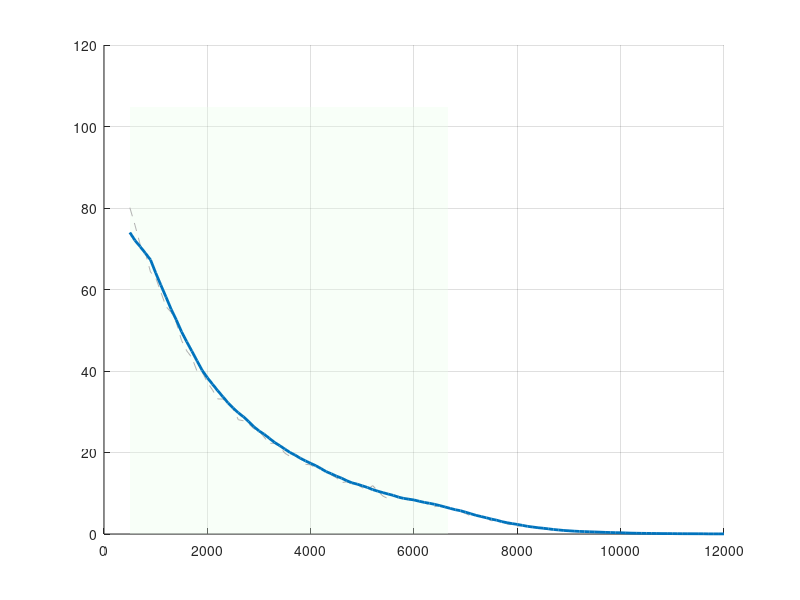

Reproduce this figure in MATLAB. (Note: this script raises an error after producing the figure.)
clc; clear; close all;

%% =========================
% 1. SYSTEM PARAMETERS
% =========================
% Đề tài: Thiết kế hiệu năng mạng Wi-Fi cho hệ thống UAV truyền video thời gian thực
% Chuẩn: IEEE 802.11ac (Wi-Fi 5), 5 GHz, Point-to-Point GCS <-> UAV
%
% Tham số phần cứng (khớp lý thuyết Chương 4.1):
%   UAV : NVIDIA Jetson Nano + Intel 8265NGW
%   GCS : Access Point anten định hướng

fc     = 5e9;       % Tần số sóng mang (Hz)
c      = 3e8;       % Vận tốc ánh sáng (m/s)
lambda = c / fc;    % Bước sóng: 0.06 m
Pt     = 20;        % Công suất phát UAV (dBm) - khớp lý thuyết Ch.4.1
Gt     = 2;         % Gain anten UAV: dipole/film đa hướng (dBi) - Ch.2.2
Gr     = 18;        % Gain anten GCS: định hướng (dBi) - Ch.4.1
ht     = 50;        % Độ cao UAV (m) - kịch bản bay tuần tra
hr     = 2;         % Độ cao anten GCS mặt đất (m)
BW     = 40e6;      % Băng thông kênh 802.11ac (Hz) - Ch.4.1

% Noise (khớp công thức lý thuyết Ch.4.2.4)
NF     = 7;                          % Noise Figure máy thu (dB)
N0     = -174 + 10*log10(BW) + NF;  % Tổng nhiễu nhiệt nền (dBm)
I_mean = -90;                        % Nhiễu đồng kênh nền (dBm)

% Rician K-factor = 5 (mặc định Ch.4.2.3, UAV ở độ cao 50m, LOS tốt)
K = 5;

%% =========================
% 2. WIFI MCS TABLE
% =========================
% 802.11ac, 1 spatial stream, BW=40MHz (khớp lý thuyết Ch.4.2.5)
SNR_req  = [4  7  10  13  16  20  24  28];  % Ngưỡng SINR tối thiểu (dB)
PHY_rate = [13 26 39  52  78 104 117 130];  % Tốc độ PHY tương ứng (Mbps)
MAC_eff  = 0.7;                              % Hiệu suất MAC (overhead 802.11)
Packet_Size_bits = 1500 * 8;                 % Kích thước gói Ethernet (bits)

% Bảng p_loss theo từng MCS — khai báo NGOÀI vòng lặp (tránh tái tạo 57500 lần)
% Mô hình L2S: p_loss giảm đơn điệu khi MCS tăng
% Nguồn: IEEE 802.11ac-2013 Annex B; ITU-T G.1010 (2001); Perahia & Stacey (2013)
p_loss_table = [0.30, 0.15, 0.08, 0.05, 0.02, 0.01, 0.005, 0.002];
%               MCS0  MCS1  MCS2  MCS3  MCS4  MCS5  MCS6   MCS7

%% =========================
% 3. KHOẢNG CÁCH & CRITICAL DISTANCE
% =========================
% dc = 4*ht*hr/lambda = 4*50*2/0.06 = 6667 m
% → Phải mở rộng d để thấy đủ 3 vùng theo lý thuyết Ch.4.3.1:
%   Vùng 1 (An toàn)  : d < dc        → suy hao Free-Space (20 dB/decade)
%   Vùng 2 (Cảnh báo) : dc ~ 1.5*dc   → chuyển tiếp
%   Vùng 3 (Sụp đổ)   : d > dc        → suy hao Two-Ray (40 dB/decade)
dc = (4 * ht * hr) / lambda;
fprintf('=== Khoảng cách tới hạn dc = %.0f m ===\n', dc);

d  = 500 : 100 : 12000;   % 500 m – 12 km, bước 100 m
Nd = length(d);

%% =========================
% 4. MONTE CARLO SETUP
% =========================
Nrun = 500;  % Đủ lớn để kết quả hội tụ ổn định

Throughput_all = zeros(Nrun, Nd);
SINR_all       = zeros(Nrun, Nd);
PacketLoss_all = zeros(Nrun, Nd);
Latency_all    = zeros(Nrun, Nd);

%% =========================
% 5. MAIN SIMULATION LOOP
% =========================
for k = 1:Nrun
    for i = 1:Nd

        % ===== Mô hình Two-Ray Ground Reflection (Ch.4.2.1) =====
        % Vùng gần (d <= dc): Free-Space, suy hao ~ d^2
        % Vùng xa  (d >  dc): Two-Ray, suy hao ~ d^4
        if d(i) <= dc
            PL = 20*log10(d(i)) + 20*log10(4*pi / lambda);
        else
            PL_dc = 20*log10(dc) + 20*log10(4*pi / lambda);
            PL    = PL_dc + 40*log10(d(i) / dc);
        end
        Pr_base = Pt + Gt + Gr - PL;

        % ===== Shadowing Log-Normal (Ch.4.2.2): sigma = 3 dB =====
        % Giới hạn dao động ở mức ±2σ (±6 dB) để tránh sụt giảm phi vật lý
        shadowing   = randn * 3;         % N(0,9): σ=3dB, KHÔNG clipping (Rappaport 2002 Sec 3.3)
        Pr_shadowed   = Pr_base + shadowing;

        % ===== Rician Fading (Ch.4.2.3) - công thức đúng =====
        % h = sqrt(K/(K+1)) + sqrt(1/(2*(K+1))) * (N(0,1) + jN(0,1))
        LOS_amp  = sqrt(K / (K + 1));
        
        NLOS_amp = sqrt(1 / (2*(K+1))) * (randn + 1i*randn);  % Gaussian phức, KHÔNG clipping (Simon & Alouini 2005)
        
        fading   = LOS_amp + NLOS_amp;
        Pr       = Pr_shadowed + 20*log10(abs(fading));

        % ===== Nhiễu & SINR (Ch.4.2.4) =====
        % Giới hạn nhiễu dao động ở mức ±2σ (±4 dB)
        I_inst = I_mean + randn * 2;   % Nhiễu tức thời, KHÔNG clipping (Tse & Viswanath 2005)
        NI_mW         = 10^(N0/10) + 10^(I_inst/10);
        SINR          = Pr - 10*log10(NI_mW);
        SINR_all(k, i) = SINR;

        % ===== Adaptive MCS (Ch.4.2.5) =====
        idx = find(SINR >= SNR_req, 1, 'last');
        if isempty(idx)
            rate = 0;
        else
            rate = PHY_rate(idx);
        end
        % ===== Packet Loss (Ch.4.2.6) — Căn theo từng ngưỡng MCS =====
        % Mô hình L2S (Link-to-System Mapping):
        % p_loss gắn với từng MCS index, giảm đơn điệu khi MCS tăng.
        % Nguồn: IEEE 802.11ac-2013 Annex B, ITU-T G.1010, Perahia & Stacey (2013)
        
        % p_loss_table đã khai báo ở Phần 2 (ngoài vòng lặp)
        
        if rate == 0
            % SINR < SNR_req(1) = 4 dB: kết nối sụp đổ hoàn toàn
            % Mọi gói đều mất → p_loss = 1.0
            p_loss = 1.0;
        else
            % idx đã tính ở bước MCS: index MCS đang dùng (1–8)
            p_loss = p_loss_table(idx);
        end
        
        loss = rand < p_loss;
        PacketLoss_all(k, i) = loss;

        % ===== Throughput (Ch.4.3.1) =====
        video_rate = 5 + rand * 3;   % Yêu cầu video HD: 5–8 Mbps (Ch.1.3.4)
        if rate == 0
            tp = 0;
        elseif loss
            tp = rate * MAC_eff * 0.5;   % Giảm do retransmit
        else
            tp = rate * MAC_eff;
        end
        % Tắc nghẽn buffer: chỉ áp dụng khi KHÔNG có loss
        % Vì loss==1 đã *0.5, nhân thêm *0.7 = *0.35 là chồng chất sai cơ chế
        if ~loss && tp > 0 && tp < video_rate
            tp = tp * 0.7;
        end
        Throughput_all(k, i) = tp;

        % ===== Latency (Ch.1.3.1) =====
        % E2E Latency = Prop_Delay + Tx_Delay + MAC_Queue_Delay [+ Retry]
        Prop_Delay      = d(i) / c;                              % d/c
        MAC_Queue_Delay = 0.002 + rand * 0.003;                  % 2–5 ms
        if rate > 0
            Tx_Delay = Packet_Size_bits / (rate * 1e6);          % L/R
        else
            Tx_Delay = inf;
        end

        if loss && rate > 0
            Retry_Penalty   = Tx_Delay + 0.002 + rand * 0.005;
            current_latency = Prop_Delay + Tx_Delay + MAC_Queue_Delay + Retry_Penalty;
        else
            current_latency = Prop_Delay + Tx_Delay + MAC_Queue_Delay;
        end

        if rate == 0 || ~isfinite(current_latency) || current_latency > 0.2
            Latency_all(k, i) = 200;
        else
            Latency_all(k, i) = current_latency * 1000;   % → ms
        end
    end
end

%% =========================
% 6. AVERAGING & SMOOTHING
% =========================
Throughput_avg = mean(Throughput_all, 1);
SINR_avg       = mean(SINR_all, 1);
PacketLoss_avg = mean(PacketLoss_all, 1);
Latency_avg    = mean(Latency_all, 1);

 win = 8;
 Throughput_smooth  = movmean(Throughput_avg, win);
 SINR_smooth        = movmean(SINR_avg, win);
 PacketLoss_smooth  = movmean(PacketLoss_avg, win);
 Latency_smooth     = movmean(Latency_avg, win);


%% =========================
% 7. JITTER MODEL - HÀM LIÊN TỤC (Ch.4.2.7)
% =========================
% Lý thuyết: Jitter tăng do ICI (Inter-Carrier Interference) khi Doppler
% shift phá vỡ tính trực giao OFDM. ICI tỉ lệ với fd^2 → Jitter ~ fd^2.
%
% Công thức: fd = v / lambda  (Ch.4.2.7)
%            Jitter(ms) = J0 + alpha * fd^2
%
% Hiệu chỉnh: J0=5ms (jitter nền MAC), alpha để Jitter=30ms tại v≈20m/s
%   fd tại v=20 m/s = 20/0.06 = 333 Hz
%   30 = 5 + alpha * 333^2  → alpha ≈ 0.000225

v      = 0 : 1 : 30;        % Vận tốc UAV (m/s): 0–108 km/h
fd     = v / lambda;        % Doppler shift (Hz)
J0     = 5;                 % Jitter nền (ms)
alpha  = 0.000225;          % Hệ số ICI
Jitter = J0 + alpha * fd.^2;

%% =========================
% 8. NGƯỠNG & ĐIỂM GÃY (từ Bảng 2.1 lý thuyết)
% =========================
realtime_th = 5;     % Throughput tối thiểu cho video HD (Mbps) - Ch.1.3.4
latency_th  = 100;   % Độ trễ E2E tối đa cho FPV/realtime (ms) - Ch.1.3.1
jitter_th   = 30;    % Jitter tối đa cho UDP video (ms) - Ch.1.3.2

% Throughput
fail_idx   = Throughput_smooth < realtime_th;
fail_point = find(fail_idx, 1, 'first');

% Latency
high_latency_idx = Latency_smooth > latency_th;
lat_fail_point   = find(high_latency_idx, 1, 'first');

% Packet loss
high_loss = PacketLoss_smooth > 0.05;

% Jitter - điểm vận tốc vượt ngưỡng
jitter_fail_idx = find(Jitter > jitter_th, 1, 'first');

%% =========================
% 9. PLOTS
% =========================

% Màu chuẩn IEEE
col_raw    = [0.70 0.70 0.70];
col_smooth = [0.00 0.45 0.74];   % xanh dương
col_warn   = [1.00 0.60 0.60];   % đỏ nhạt

%% ===== Figure 1: Throughput vs Distance =====
% Thể hiện 3 vùng lý thuyết Ch.4.3.1
figure('Name','Fig 1: Throughput vs Distance','NumberTitle','off');
hold on; grid on;

% Tô nền 3 vùng
ylim_max = max(Throughput_smooth)*1.35 + 5;
patch([d(1) dc dc d(1)], [0 0 ylim_max ylim_max], [0.9 1.0 0.9], ...
    'EdgeColor','none','FaceAlpha',0.3,'DisplayName','Vùng An toàn');
patch([dc dc d(end) d(end)], [0 0 ylim_max ylim_max], [1.0 0.95 0.85], ...
    'EdgeColor','none','FaceAlpha',0.3,'DisplayName','Vùng Suy giảm / Sụp đổ');

plot(d, Throughput_avg, '--', 'Color', col_raw, 'DisplayName','Raw (Monte Carlo)');
plot(d, Throughput_smooth, 'Color', col_smooth, 'LineWidth', 2, 'DisplayName','Smoothed');
yline(realtime_th, 'r--', 'LineWidth', 1.5, 'Label','Realtime ≥ 5 Mbps');

% Đường dc
xline(dc, 'k:', 'LineWidth', 1.5, 'Label', sprintf('d_c=%.0fm',dc), ...
    'LabelVerticalAlignment','bottom');

% Điểm fail
if ~isempty(fail_point)
    x_f = d(fail_point); y_f = Throughput_smooth(fail_point);
    area(d(fail_idx), Throughput_smooth(fail_idx), ...
        'FaceColor', col_warn, 'EdgeColor','none', 'FaceAlpha',0.5, ...
        'DisplayName','Dưới ngưỡng Realtime');
    plot(x_f, y_f, 'ro','MarkerSize',8,'LineWidth',2,'HandleVisibility','off');
    text(x_f+100, y_f+3, sprintf('Sụp đổ @ %d m', round(x_f)), ...
        'Color','r','FontWeight','bold','FontSize',9);
end

xlabel('Khoảng cách (m)', 'FontSize',11);
ylabel('Throughput MAC (Mbps)', 'FontSize',11);
title('Throughput vs Khoảng cách – Kịch bản 1 (Ch.4.3.1)', 'FontSize',12);
legend('Location','northeast','FontSize',9);
xlim([d(1) d(end)]); ylim([0 ylim_max]);

% Chú thích 3 vùng
text(dc*0.4, ylim_max*0.92, 'Vùng AN TOÀN', ...
    'Color',[0.1 0.5 0.1],'FontWeight','bold','HorizontalAlignment','center','FontSize',9);
text(dc*1.35, ylim_max*0.92, 'Vùng SỤP ĐỔ', ...
    'Color',[0.7 0.2 0.0],'FontWeight','bold','HorizontalAlignment','center','FontSize',9);

%% ===== Figure 2: SINR vs Distance =====
figure('Name','Fig 2: SINR vs Distance','NumberTitle','off');
hold on; grid on;

% Tô nền 2 vùng
ylim_sinr = [min(SINR_smooth)-5, max(SINR_smooth)+5];
patch([d(1) dc dc d(1)], [ylim_sinr(1) ylim_sinr(1) ylim_sinr(2) ylim_sinr(2)], ...
    [0.9 1.0 0.9],'EdgeColor','none','FaceAlpha',0.3);
patch([dc dc d(end) d(end)], [ylim_sinr(1) ylim_sinr(1) ylim_sinr(2) ylim_sinr(2)], ...
    [1.0 0.95 0.85],'EdgeColor','none','FaceAlpha',0.3);

plot(d, SINR_avg,    '--','Color',col_raw,'DisplayName','Raw');
plot(d, SINR_smooth, 'Color',col_smooth,'LineWidth',2,'DisplayName','Smoothed');

% Ngưỡng MCS (Ch.4.2.5)
mcs_col = lines(length(SNR_req));
for m = 1:length(SNR_req)
    yline(SNR_req(m), ':', 'Color', mcs_col(m,:), 'Alpha',0.7, ...
        'Label',sprintf('MCS%d(%ddB)',m-1,SNR_req(m)), ...
        'LabelHorizontalAlignment','right','FontSize',7);
end

xline(dc,'k:','LineWidth',1.5,'Label',sprintf('d_c=%.0fm',dc), ...
    'LabelVerticalAlignment','bottom');

% Vùng tín hiệu yếu
weak_idx = SINR_smooth < SNR_req(1);
if any(weak_idx)
    area(d(weak_idx), SINR_smooth(weak_idx), ...
        'FaceColor',col_warn,'EdgeColor','none','FaceAlpha',0.5,'BaseValue',ylim_sinr(1));
    ws = find(weak_idx,1,'first');
    text(d(ws)+200, SINR_smooth(ws)+2,'Weak Signal Region','Color','r', ...
        'FontWeight','bold','FontSize',9);
end

xlabel('Khoảng cách (m)','FontSize',11);
ylabel('SINR (dB)','FontSize',11);
title('SINR vs Khoảng cách – Mô hình Two-Ray (Ch.4.2.1)','FontSize',12);
legend({'Raw','Smoothed'},'Location','northeast','FontSize',9);
xlim([d(1) d(end)]); ylim(ylim_sinr);

%% ===== Figure 3: Packet Loss vs Distance =====
figure('Name','Fig 3: Packet Loss vs Distance','NumberTitle','off');
hold on; grid on;

patch([d(1) dc dc d(1)], [0 0 0.65 0.65], [0.9 1.0 0.9], ...
    'EdgeColor','none','FaceAlpha',0.3);
patch([dc dc d(end) d(end)], [0 0 0.65 0.65], [1.0 0.95 0.85], ...
    'EdgeColor','none','FaceAlpha',0.3);

plot(d, PacketLoss_avg,    '--','Color',col_raw,'DisplayName','Raw');
plot(d, PacketLoss_smooth, 'Color',[0.85 0.33 0.1],'LineWidth',2,'DisplayName','Smoothed');
yline(0.05,'r--','LineWidth',1.5,'Label','Ngưỡng Video 5%');
yline(0.01,'b:','LineWidth',1.2,'Label','Ngưỡng Tốt 1%');

xline(dc,'k:','LineWidth',1.5,'Label',sprintf('d_c=%.0fm',dc), ...
    'LabelVerticalAlignment','bottom');

if any(high_loss)
    area(d(high_loss), PacketLoss_smooth(high_loss), ...
        'FaceColor',[1 0.7 0.7],'EdgeColor','none','FaceAlpha',0.5, ...
        'DisplayName','Loss > 5% (Ch.2.3.2)');
    hl = find(high_loss,1,'first');
    text(d(hl)+150, PacketLoss_smooth(hl)+0.015, ...
        sprintf('Loss > 5%%\n@ %dm',round(d(hl))), ...
        'Color',[0.7 0 0],'FontWeight','bold','FontSize',9);
end

xlabel('Khoảng cách (m)','FontSize',11);
ylabel('Packet Loss Ratio','FontSize',11);
title('Tỷ lệ mất gói vs Khoảng cách (Ch.4.2.6)','FontSize',12);
legend('Location','northwest','FontSize',9);
xlim([d(1) d(end)]); ylim([0 1.05]);

%% ===== Figure 4: Jitter vs Vận tốc UAV (Ch.4.2.7) =====
% Mô hình hàm liên tục: Jitter = J0 + alpha*fd^2
% Phản ánh đúng quan hệ vật lý ICI ∝ fd^2 (lý thuyết Ch.4.2.7)
figure('Name','Fig 4: Jitter vs UAV Velocity','NumberTitle','off');
hold on; grid on;

% Vùng fail (Jitter > 30ms)
fail_v = Jitter > jitter_th;
if any(fail_v)
    area(v(fail_v), Jitter(fail_v), ...
        'FaceColor',col_warn,'EdgeColor','none','FaceAlpha',0.5, ...
        'BaseValue',jitter_th);
end

plot(v, Jitter, 'b','LineWidth',2,'DisplayName', ...
    sprintf('Jitter = %.0f + %.6f·f_d² (ms)',J0,alpha));
yline(jitter_th,'r--','LineWidth',1.5,'Label',sprintf('Realtime Limit (%dms)',jitter_th));

% Điểm vượt ngưỡng
if ~isempty(jitter_fail_idx)
    v_crit = v(jitter_fail_idx);
    fd_crit = fd(jitter_fail_idx);
    plot(v_crit, Jitter(jitter_fail_idx), 'ro','MarkerSize',8,'LineWidth',2, ...
        'HandleVisibility','off');
    text(v_crit+0.5, Jitter(jitter_fail_idx)+3, ...
        sprintf('ICI vượt ngưỡng\nv = %d m/s (%.0f km/h)\nf_d = %.0f Hz', ...
        v_crit, v_crit*3.6, fd_crit), ...
        'Color','r','FontWeight','bold','FontSize',9);
    text(mean(v(fail_v)), max(Jitter)*0.75, 'Unstable Video', ...
        'Color','r','FontWeight','bold','HorizontalAlignment','center','FontSize',10);
end

% Annotate Doppler shift tại các mốc
for ii = 1:3:length(v)
    text(v(ii), Jitter(ii)-4, sprintf('f_d\n%.0fHz',fd(ii)), ...
        'FontSize',7,'HorizontalAlignment','center','Color',[0.4 0.4 0.4]);
end

xlabel('Vận tốc UAV (m/s)','FontSize',11);
ylabel('Jitter (ms)','FontSize',11);
title('Jitter vs Vận tốc UAV – Hiệu ứng Doppler/ICI (Ch.4.2.7)','FontSize',12);
legend('Location','northwest','FontSize',9);
xlim([v(1) v(end)]); ylim([0 max(Jitter)*1.2+5]);

%% ===== Figure 5: Latency vs Distance (Ch.1.3.1) =====
figure('Name','Fig 5: Latency vs Distance','NumberTitle','off');
hold on; grid on;

patch([d(1) dc dc d(1)], [0 0 220 220], [0.9 1.0 0.9], ...
    'EdgeColor','none','FaceAlpha',0.3);
patch([dc dc d(end) d(end)], [0 0 220 220], [1.0 0.95 0.85], ...
    'EdgeColor','none','FaceAlpha',0.3);

plot(d, Latency_avg,    '--','Color',col_raw,'DisplayName','Raw');
plot(d, Latency_smooth, '-m','LineWidth',2,'DisplayName','Smoothed');
yline(latency_th,'r--','LineWidth',1.5, ...
    'Label',sprintf('Ngưỡng FPV Realtime (%dms)',latency_th));

xline(dc,'k:','LineWidth',1.5,'Label',sprintf('d_c=%.0fm',dc), ...
    'LabelVerticalAlignment','bottom');

if any(high_latency_idx)
    area(d(high_latency_idx), Latency_smooth(high_latency_idx), ...
        'FaceColor',col_warn,'EdgeColor','none','FaceAlpha',0.5, ...
        'BaseValue',latency_th,'DisplayName','Vượt ngưỡng Latency');
    if ~isempty(lat_fail_point)
        x_lf = d(lat_fail_point); y_lf = Latency_smooth(lat_fail_point);
        plot(x_lf, y_lf,'ro','MarkerSize',8,'LineWidth',2,'HandleVisibility','off');
        text(x_lf+150, y_lf+8, sprintf('Latency Fail\n@ %d m',round(x_lf)), ...
            'Color','r','FontWeight','bold','FontSize',9);
    end
end

xlabel('Khoảng cách (m)','FontSize',11);
ylabel('Độ trễ E2E (ms)','FontSize',11);
title('Độ trễ End-to-End vs Khoảng cách (Ch.1.3.1)','FontSize',12);
legend('Location','northwest','FontSize',9);
xlim([d(1) d(end)]); ylim([0 220]);

%% =========================
% 10. SUMMARY REPORT
% =========================
fprintf('\n============================================================\n');
fprintf('           TÓM TẮT KẾT QUẢ MÔ PHỎNG\n');
fprintf('============================================================\n');
fprintf('Tần số              : %.1f GHz\n', fc/1e9);
fprintf('Băng thông          : %.0f MHz\n', BW/1e6);
fprintf('Công suất phát UAV  : %.0f dBm\n', Pt);
fprintf('Gain anten GCS      : %.0f dBi\n', Gr);
fprintf('Độ cao UAV / GCS    : %.0f m / %.0f m\n', ht, hr);
fprintf('Khoảng cách tới hạn : %.0f m (Two-Ray d_c)\n', dc);
fprintf('Rician K-factor     : %d\n', K);
fprintf('Monte Carlo runs    : %d\n', Nrun);
fprintf('------------------------------------------------------------\n');
if ~isempty(fail_point)
    fprintf('[KQ1] Throughput sụp đổ : @ %.0f m (< %.0f Mbps)\n', d(fail_point), realtime_th);
else
    fprintf('[KQ1] Throughput        : Không sụp đổ trong tầm khảo sát\n');
end
if ~isempty(lat_fail_point)
    fprintf('[KQ2] Latency vượt ngưỡng: @ %.0f m (> %.0f ms)\n', d(lat_fail_point), latency_th);
else
    fprintf('[KQ2] Latency           : Không vượt ngưỡng trong tầm khảo sát\n');
end
if ~isempty(jitter_fail_idx)
    fprintf('[KQ3] Jitter vượt ngưỡng : v > %d m/s (%.0f km/h), fd > %.0f Hz\n', ...
        v(jitter_fail_idx), v(jitter_fail_idx)*3.6, fd(jitter_fail_idx));
end
fprintf('[KQ4] SINR max / min  : %.1f dB / %.1f dB\n', max(SINR_smooth), min(SINR_smooth));
fprintf('============================================================\n');
fprintf('→ UAV hoạt động AN TOÀN trong bán kính < d_c = %.0f m\n', dc);
fprintf('→ Vận tốc tối đa để video ổn định: %d m/s (%.0f km/h)\n', ...
    v(jitter_fail_idx)-1, (v(jitter_fail_idx)-1)*3.6);
fprintf('============================================================\n');
